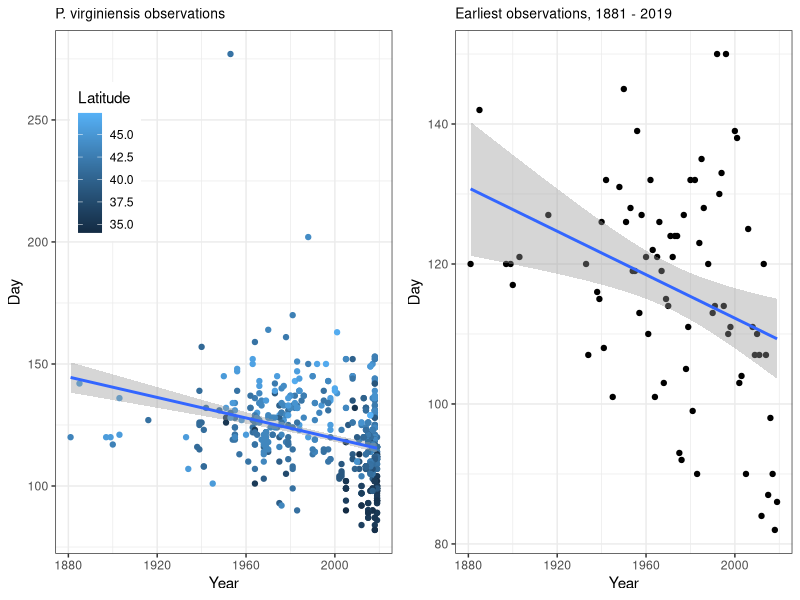
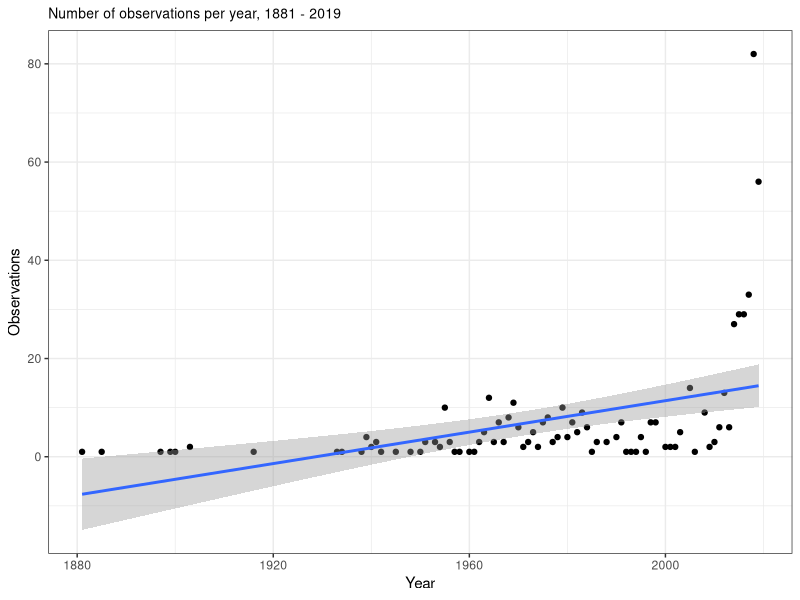

These figures' R source, in order: (Note: this script raises an error after producing the figures.)
## ---- chunk 1
knitr::opts_chunk$set(echo = FALSE)
suppressPackageStartupMessages(library(tidyverse))
suppressPackageStartupMessages(library(lubridate))
suppressPackageStartupMessages(library(ggplot2))
suppressPackageStartupMessages(library(gridExtra))
suppressPackageStartupMessages(library(parallel))

# Establish bootstrap and sampling values
minimum.required <- 5
sample.size <- minimum.required
num.bs.reps <- 100
## ---- chunk 2
# Read in iNaturalist observations
# 52539 is West Virginia White
iNaturalist <- read.csv(file = "data/observations-52593.csv")
iNat.obs <- iNaturalist[, c("latitude", "longitude", "observed_on")]
iNat.obs$observed_on <- as.Date(iNat.obs$observed_on)

# Read in GBIF observations
gbif <- read.delim(file = "data/0015022-190415153152247.csv")
gbif.obs <- gbif[, c("decimalLatitude", "decimalLongitude", "eventDate")]
gbif.obs$eventDate <- as.Date(x = gbif.obs$eventDate)
gbif.obs <- na.omit(gbif.obs)

# Join data sets
colnames(iNat.obs) <- c("latitude", "longitude", "date")
colnames(gbif.obs) <- c("latitude", "longitude", "date")
wvw <- rbind(iNat.obs, gbif.obs)

# Remove some bad geo coordinates (mostly GBIF)
wvw <- wvw[wvw$latitude > 29, ]
wvw <- wvw[wvw$longitude > -100, ]

# Extract year and day of year
wvw$year <- year(wvw$date)
wvw$yday <- as.POSIXlt(wvw$date)$yday

# Dates of January 1 (yday == 0) are not realistic
wvw <- wvw[wvw$yday > 0, ]
# Drop any from current, incomplete year
wvw <- wvw[wvw$year != year(today()), ]

# Drop duplicates
wvw <- unique(wvw)
## ---- chunk 3
# Plot observations for each year separately
obs.plot <- ggplot(data = wvw, mapping = aes(x = year, y = yday, color = latitude)) +
  geom_point() +
  geom_smooth(method = "lm") +
  xlab(label = "Year") +
  scale_color_gradient(name = "Latitude") +
  ylab(label = "Day") +
  theme_bw() +
  theme(legend.position = c(0.15, 0.75),
        plot.title = element_text(size = 10)) +
  ggtitle("P. virginiensis observations")

# Plot _only_ minimums
wvw.mins <- wvw %>%
  group_by(year) %>%
  summarise(early = min(yday, na.rm = TRUE),
            n.obs = n())

min.plot.title <- paste0("Earliest observations, ", 
                     min(wvw$year), " - ", 
                     max(wvw$year))
min.plot <- ggplot(data = wvw.mins, mapping = aes(x = year, y = early)) +
  geom_point() +
  geom_smooth(method = "lm")  +
  xlab(label = "Year") +
  ylab(label = "Day") +
  ggtitle(min.plot.title) + 
  theme_bw() +
  theme(plot.title = element_text(size = 10))

# Plot the two plots, suppressing the smoothing message that prints out
suppressMessages(expr = grid.arrange(obs.plot, min.plot, nrow = 1))
## ---- chunk 4
# Linear regression 
early.lm <- lm(early ~ year, data = wvw.mins)
early.summary <- summary(early.lm)
year.coeff <- early.summary$coefficients[2, 1]
year.p <- early.summary$coefficients[2, 4]
## ---- chunk 5
wvw.plot.title <- paste0("Number of observations per year, ", 
                     min(wvw$year), " - ", 
                     max(wvw$year))

wvw.plot <- ggplot(data = wvw.mins, mapping = aes(x = year, y = n.obs)) +
  geom_point() +
  geom_smooth(method = "lm")  +
  xlab(label = "Year") +
  ylab(label = "Observations") +
  ggtitle(wvw.plot.title) + 
  theme_bw() + 
  theme(plot.title = element_text(size = 10))

suppressMessages(expr = print(wvw.plot))
## ---- chunk 6
sample.from <- wvw$yday[wvw$year == 2018]
include.years <- wvw.mins$year[wvw.mins$n.obs >= minimum.required]
# A data frame we'll use as template for storing bootstrapped data
bootstrapped.df <- data.frame(year = rep(include.years, times = sample.size),
                                yday = NA)

# Set up parallel processing
num.cores <- detectCores() - 1
# Initiate cluster
the.cluster <- makeCluster(num.cores)

# Need to explicitly load packages in cluster; invisible the only way to prevent
# output created by loading tidyverse on cores
invisible(x = clusterEvalQ(cl = the.cluster, { library(tidyverse) }))

bs.results.ideal <- parLapply(cl = the.cluster,
                        X = c(1:num.bs.reps), # First argument of fun
                        fun = function(i, bs.df, sample.vec, sample.size) {
                          # Fill in data frame with bootstrapped date for each year
                          for (yr in unique(bs.df$year)) {
                            bs.df$yday[bs.df$year == yr] <- sample(x = sample.vec,
                                                                   size = sample.size,
                                                                   replace = FALSE)
                          }
                          bs.mins <- bs.df %>%
                            group_by(year) %>%
                            summarise(early = min(yday))
                          
                          bs.lm <- lm(early ~ year, data = bs.mins)
                          coeff.est <- summary(bs.lm)$coefficients[2, 1]
                          p.value <- summary(bs.lm)$coefficients[2, 4]
                          return(data.frame(bs.rep = i,
                                            estimate = coeff.est,
                                            p.value = p.value))
                          
                        }, # end of parLapply fun
                        bs.df = bootstrapped.df, # Three additional parameters passed to fun
                        sample.vec = sample.from,
                        sample.size = sample.size)
stopCluster(the.cluster)
# Need to convert vanilla list into data frame
bs.results.ideal <- do.call(rbind, bs.results.ideal)

########################################
# Bootstrap and demonstrate the artifact
# A data frame we'll use as template for storing bootstrapped data
bootstrapped.df <- wvw[wvw$year %in% include.years, ]

# Initiate cluster
the.cluster <- makeCluster(num.cores)

# Need to explicitly load packages in cluster; invisible the only way to prevent
# output created by loading tidyverse on cores
invisible(x = clusterEvalQ(cl = the.cluster, { library(tidyverse) }))

bs.results.artifact <- parLapply(cl = the.cluster,
                        X = c(1:num.bs.reps), # First argument of fun
                        fun = function(i, bs.df, sample.vec) {
                          # Fill in data frame with bootstrapped date for each year
                          for (yr in unique(bs.df$year)) {
                            num.obs <- sum(bs.df$year == yr)
                            bs.df$yday[bs.df$year == yr] <- sample(x = sample.vec,
                                                                   size = num.obs)
                          }
                          bs.mins <- bs.df %>%
                            group_by(year) %>%
                            summarise(early = min(yday))
                          
                          suppressMessages(expr = bs.lm <- lm(early ~ year, data = bs.mins))
                          coeff.est <- summary(bs.lm)$coefficients[2, 1]
                          p.value <- summary(bs.lm)$coefficients[2, 4]
                          return(data.frame(bs.rep = i,
                                            estimate = coeff.est,
                                            p.value = p.value))
                          
                        }, # end of parLapply fun
                        bs.df = bootstrapped.df, # Three additional parameters passed to fun
                        sample.vec = sample.from) # End of parLapply call
stopCluster(the.cluster)
# Need to convert vanilla list into data frame
bs.results.artifact <- do.call(rbind, bs.results.artifact)

# Plot of results of bootstrapping, in ideal world
estimate.ideal.plot <- ggplot(data = bs.results.ideal, mapping = aes(x = estimate)) +
  geom_histogram() +
  geom_vline(xintercept = 0) +
  xlab(label = "Effect size (days/year)") +
  ylab(label = "Count") +
  ggtitle(label = "Expectation in artifact-free world") +
  theme_bw() +
  theme(plot.title = element_text(size = 10))

# Plot of results of bootstrapping, demonstrating artifact
estimate.artifact.plot <- ggplot(data = bs.results.artifact, mapping = aes(x = estimate)) +
  geom_histogram() +
  geom_vline(xintercept = 0, color = "#FF0000") +
  xlab(label = "Effect size (days/year)") +
  ylab(label = "Count") +
  ggtitle(label = "Artifact caused by changes in effort") +
  theme_bw() +
  theme(plot.title = element_text(size = 10))

# Two-panel plot of bootstrapping results
suppressMessages(expr = grid.arrange(estimate.ideal.plot, estimate.artifact.plot, nrow = 1))
## ---- chunk 7
sample.from <- wvw$yday[wvw$year == 2018]
include.years <- wvw.mins$year[wvw.mins$n.obs >= minimum.required]

# A data frame we'll use as template for storing bootstrapped data
bootstrapped.df <- data.frame(year = rep(include.years, times = sample.size),
                              yday = NA)

# Initiate cluster
the.cluster <- makeCluster(num.cores)

# Need to explicitly load packages in cluster; invisible the only way to prevent
# output created by loading tidyverse on cores
invisible(x = clusterEvalQ(cl = the.cluster, { library(tidyverse) }))

bs.results.downsample <- parLapply(cl = the.cluster,
                        X = c(1:num.bs.reps),
                        fun = function(i, bs.df, sample.vec, sample.size) {
                          # Fill in data bootstrapped for each year, sampling
                          # *only* from sample.vec, and restricting sample 
                          # size of each year to sample.size
                          for (yr in unique(bs.df$year)) {
                            bs.df$yday[bs.df$year == yr] <- sample(x = sample.vec,
                                                                   size = sample.size,
                                                                   replace = FALSE)
                          }
                          bs.mins <- bs.df %>%
                            group_by(year) %>%
                            summarise(early = min(yday))
                          
                          bs.lm <- lm(early ~ year, data = bs.mins)
                          coeff.est <- summary(bs.lm)$coefficients[2, 1]
                          p.value <- summary(bs.lm)$coefficients[2, 4]
                          return(data.frame(bs.rep = i,
                                            estimate = coeff.est,
                                            p.value = p.value))
                        },
                        bs.df = bootstrapped.df,
                        sample.vec = sample.from,
                        sample.size = sample.size)

stopCluster(the.cluster)
# Need to convert vanilla list into data frame
bs.results.downsample <- do.call(rbind, bs.results.downsample)

# Plot results of bootstrapping
# Coefficient estimates
estimate.plot <- ggplot(data = bs.results.downsample, mapping = aes(x = estimate)) +
  geom_histogram() +
  geom_vline(xintercept = 0) +
  xlab(label = "Effect size (days/year)") +
  ylab(label = "Count") +
  ggtitle(label = "Downsampling to avoid artifacts") + 
  theme_bw() +
  theme(plot.title = element_text(size = 10))

suppressMessages(expr = print(estimate.plot))
## ---- chunk 8
# Plot only those years that have at least minimum.required number of observations
wvw.min.obs <- wvw[wvw$year %in% include.years, ]

obs.plot.title <- paste0("P. virginiensis, ",
                         min(wvw.min.obs$year), " - ", 
                         max(wvw.min.obs$year))
obs.plot <- ggplot(data = wvw.min.obs, mapping = aes(x = year, 
                                                     y = yday)) +
  geom_point() +
  geom_smooth(method = "lm") +
  xlab(label = "Year") +
  ylab(label = "Day") +
  ggtitle(obs.plot.title) +
  theme_bw() +
  theme(plot.title = element_text(size = 10))

# And plot number of observations per year
wvw.min.n.obs <- wvw.min.obs %>%
  group_by(year) %>%
  summarise(early = min(yday, na.rm = TRUE),
            n.obs = n())

wvw.plot.title <- paste0("Observations per year, ", 
                     min(wvw.min.n.obs$year), " - ", 
                     max(wvw.min.n.obs$year))

early.obs.plot <- ggplot(data = wvw.min.n.obs, mapping = aes(x = year, y = n.obs)) +
  geom_point() +
  geom_smooth(method = "lm")  +
  xlab(label = "Year") +
  ylab(label = "# Observations") +
  ggtitle(wvw.plot.title) + 
  theme_bw() +
  theme(plot.title = element_text(size = 10))

suppressMessages(expr = grid.arrange(obs.plot, early.obs.plot, nrow = 1))
## ---- chunk 9
# Do three iterations of downsampling and plot these as we have before (all 
# observations, then only the earliest observations)
include.years <- wvw.mins$year[wvw.mins$n.obs >= minimum.required]
wvw.min.obs <- wvw[wvw$year %in% include.years, ]
num.iterations <- 3

# A data frame with yday empty to be filled in
downsample.df <- data.frame(iteration = rep(x = c(1:3), 
                                             times = sample.size * length(include.years)),
  year = rep(include.years, times = num.iterations * sample.size),
                             yday = NA)
for (i in 1:num.iterations) {
  for (yr in unique(x = downsample.df$year)) {
    downsample.df$yday[downsample.df$iteration == i & downsample.df$year == yr] <-
      sample(x = wvw.min.obs$yday[wvw.min.obs$year == yr], 
             size = sample.size, 
             replace = FALSE)
  }
}

# Ensure iteration gets treated as factor
downsample.df$iteration <- as.factor(downsample.df$iteration)

# Extract minimums
downsample.mins <- downsample.df %>%
  group_by(iteration, year) %>%
  summarise(early = min(yday, na.rm = TRUE),
            n.obs = n())

# Create two plots, all observations and earliest observations by year, coloring
# each iteration separately
# All observations
downsample.obs.plot <- ggplot(data = downsample.df, mapping = aes(x = year,
                                                                   y = yday,
                                                                   group = iteration,
                                                                   color = iteration)) +
  geom_point() +
  geom_smooth(method = "lm") +
  xlab(label = "Year") +
  ylab(label = "Day") +
  ggtitle(label = "Downsampled observations") +
  theme_bw() +
  theme(plot.title = element_text(size = 10),
        legend.position = "none")

# Only earliest date per year
downsample.min.plot <- ggplot(data = downsample.mins, mapping = aes(x = year,
                                                                    y = early,
                                                                    group = iteration,
                                                                    color = iteration)) +
  geom_point() +
  geom_smooth(method = "lm") +
  ylim(c(min(downsample.df$yday), max(downsample.df$yday))) +
  xlab(label = "Year") +
  ylab(label = "Day") +
  ggtitle(label = "Downsampled early dates") +
  theme_bw() +
  scale_color_discrete(name = "Iteration") +
  theme(plot.title = element_text(size = 10),
        legend.position = c(0.8, 0.8),
        legend.background = element_rect(size = 1),
        legend.title = element_text(size = 8),
        legend.text = element_text(size = 8),
        legend.key.size = unit(x = 0.5, units = "line"))

suppressMessages(expr = grid.arrange(downsample.obs.plot, downsample.min.plot, nrow = 1))
## ---- chunk 10
